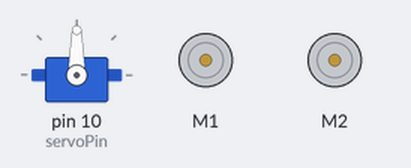
The sketch below on a simulated Arduino Uno, built with avr-gcc and run on an emulated ATmega328P. Parts: servo, 2 × DC motor (green arrow = forward, orange = backward, longer = faster). What the sketch prints to the serial monitor is not drawn.

Above: at 0.05 s.
At 1.15 s:
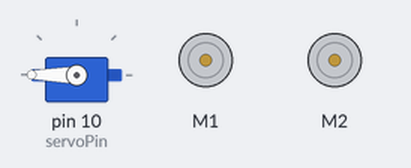
At 2.25 s:
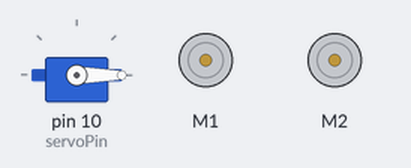
Timing chart, 0 to 5.2 s (numbered marks = the images above):
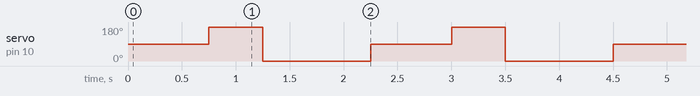

Measured:
- by itself, servo on pin 10 (servoPin): repeats every 2.3 s: 0° 1.0 s, 90° 0.75 s, 180° 0.50 s

The sketch:

Robot.ino
```cpp
#include <AFMotor.h>

AF_DCMotor leftm(1, MOTOR12_64KHZ); // create leftm #2, 64KHz pwm
AF_DCMotor rightm(2, MOTOR12_64KHZ);

#include <Servo.h>

int servoPin = 10;

Servo servo;

//setIR Pin 3
//setIR Pin 4

byte trig = 2;                                    //Assign the ultrasonic sensor pins
byte echo = A5;
byte maxDist = 150;                               //Maximum sensing distance (Objects further than this distance are ignored)
byte stopdist = 50;                               //Minimum distance from an object to stop in cm
float timeOut = 2*(maxDist+10)/100/340*1000000;   //Maximum time to wait for a return signal

void setup() {
  Serial.begin(9600);           // set up Serial library at 9600 bps
  Serial.println("Motor test!");

  servo.attach(servoPin);
  int motor_speed=55;
  int offset_speed=10;
  int turn_speed=50;
  leftm.setSpeed(255);
  rightm.setSpeed(255);
}

void loop() {
  servo.write(90);                            //Set the servo to look straight ahead
  delay(750);
  int distance = getDistance();                   //Check that there are no objects ahead
  if(distance >= stopdist)                        //If there are no objects within the stopping distance, move forward
  {
    go_forward();
  }
  while(distance >= stopdist)                     //Keep checking the object distance until it is within the minimum stopping distance
  {
    distance = getDistance();
    delay(250);
  }
  //stopMove();                                     //Stop the motors
  int turnDir = checkDirection();                 //Check the left and right object distances and get the turning instruction
  Serial.print(turnDir);
}
void go_forward()
{
    leftm.run(FORWARD);
    rightm.run(FORWARD);
}
void turn_left(int duration)
{
  leftm.setSpeed(50);
  rightm.setSpeed(50);
  leftm.run(BACKWARD);
  rightm.run(FORWARD);
  delay(duration);
  leftm.run(RELEASE);
  rightm.run(RELEASE);
}
void turn_right(int duration)
{
   leftm.run(FORWARD);
   rightm.run(BACKWARD);
   delay(duration);
   leftm.run(RELEASE);
   rightm.run(RELEASE);
}
void u_turn(int duration)
{
  turn_left(700);
}
int getDistance()                                   //Measure the distance to an object
{
  unsigned long pulseTime;                          //Create a variable to store the pulse travel time
  int distance;                                     //Create a variable to store the calculated distance
  digitalWrite(trig, HIGH);                         //Generate a 10 microsecond pulse
  delayMicroseconds(10);
  digitalWrite(trig, LOW);
  pulseTime = pulseIn(echo, HIGH, timeOut);         //Measure the time for the pulse to return
  distance = (float)pulseTime * 340 / 2 / 10000;    //Calculate the object distance based on the pulse time
  return distance;
}

int checkDirection()                                            //Check the left and right directions and decide which way to turn
{
  int distances [2] = {0,0};                                    //Left and right distances
  int turnDir = 1;                                              //Direction to turn, 0 left, 1 reverse, 2 right
  servo.write(180);                                         //Turn servo to look left
  delay(500);
  distances [0] = getDistance();                                //Get the left object distance
  servo.write(0);                                           //Turn servo to look right
  delay(1000);
  distances [1] = getDistance();                                //Get the right object distance
  if (distances[0]>=200 && distances[1]>=200)                   //If both directions are clear, turn left
    turnDir = 0;
  else if (distances[0]<=stopdist && distances[1]<=stopdist)    //If both directions are blocked, turn around
    turnDir = 1;
  else if (distances[0]>=distances[1])                          //If left has more space, turn left
    turnDir = 0;
  else if (distances[0]<distances[1])                           //If right has more space, turn right
    turnDir = 2;
  return turnDir;
}
```
